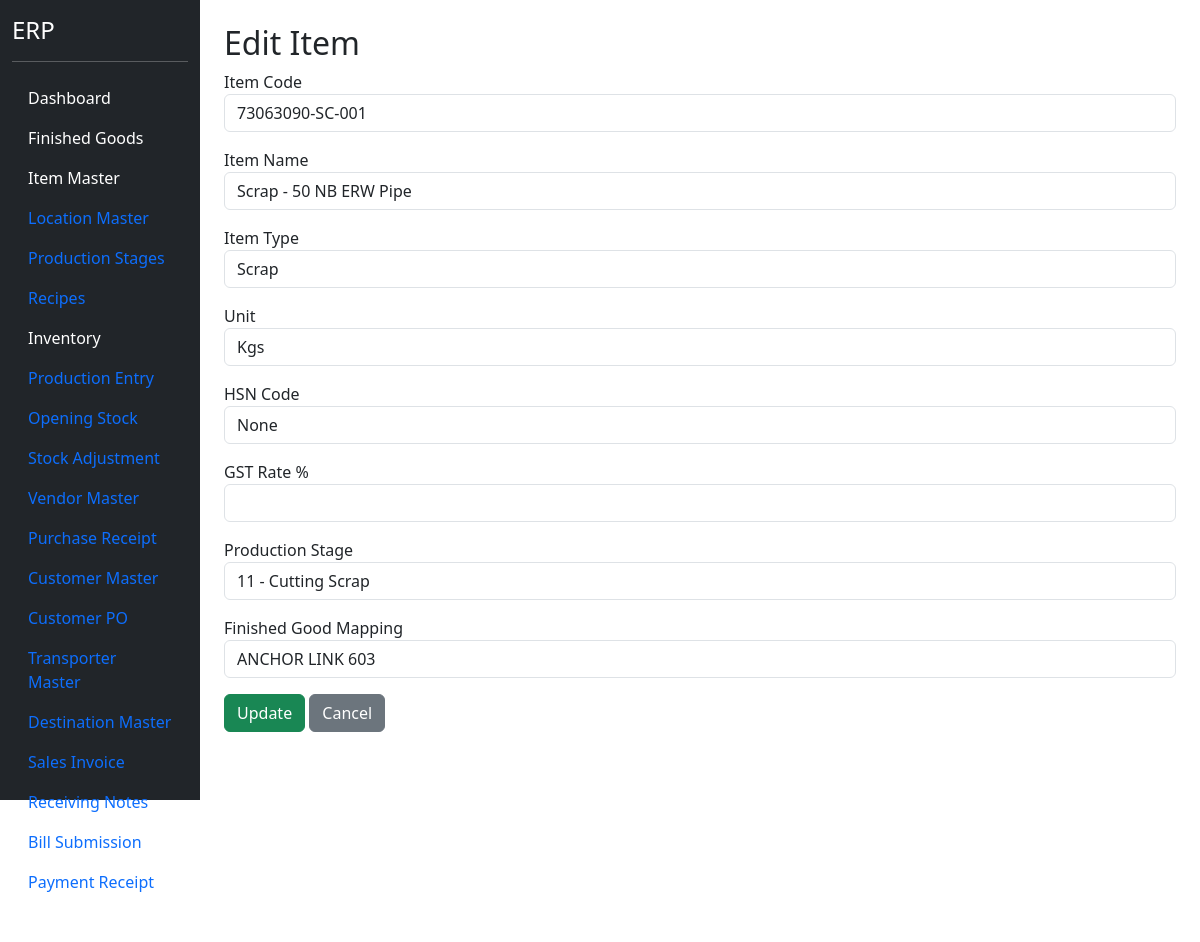
/items/edit/14 (signed in), run on an earlier commit of the app's database.
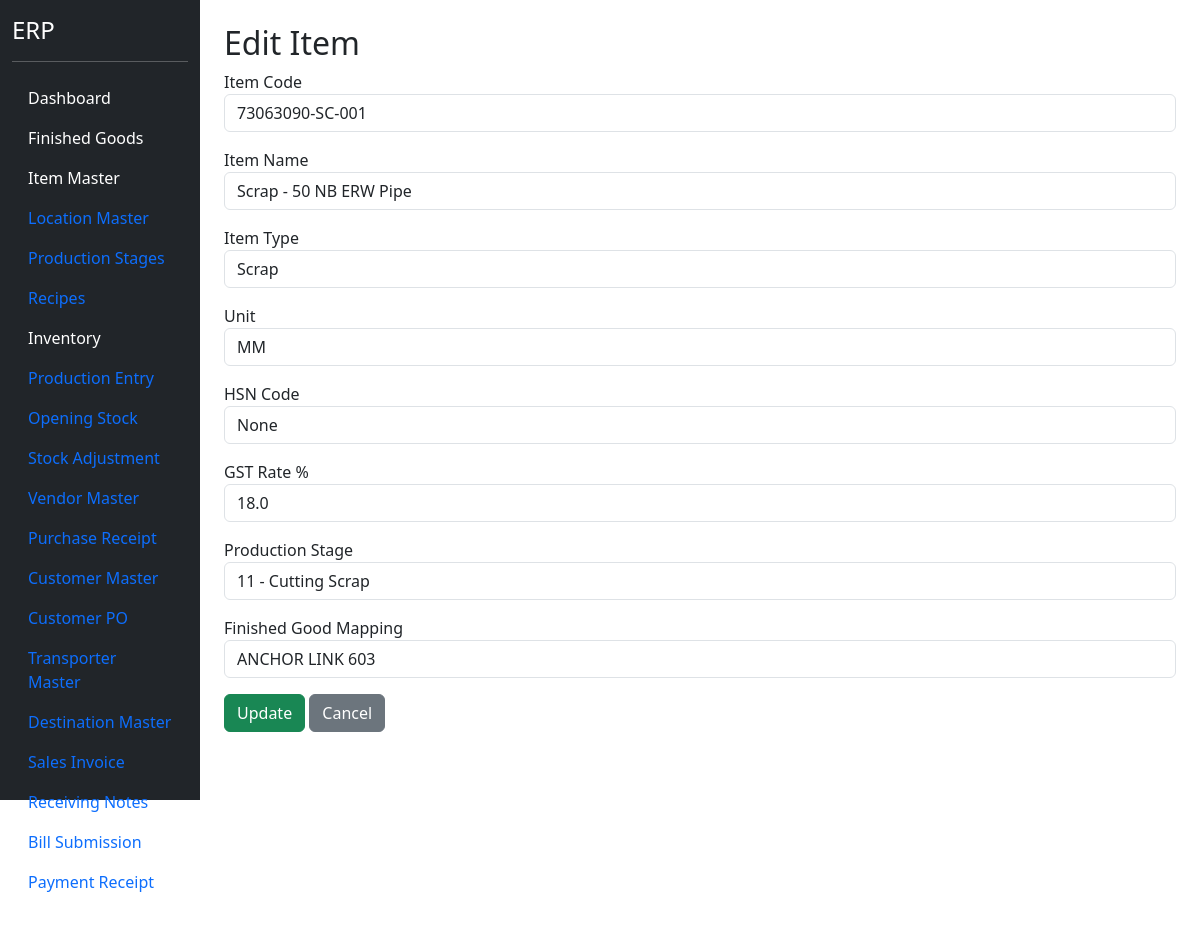
And on a later commit of the database.
### models.py (models this page shows)
class ItemMaster(db.Model):
    __tablename__ = "item_master"
    id = db.Column(db.Integer, primary_key=True)
    item_code = db.Column(
        db.String(50),
        unique=True,
        nullable=False
    )
    item_name = db.Column(
        db.String(255),
        nullable=False
    )
    item_type = db.Column(
        db.String(50),
        nullable=False
    )
    production_stage = db.Column(
    db.String(100)
    )
    production_stage_id = db.Column(
    db.Integer,
    db.ForeignKey(
        "production_stage_master.id"
    ),
    nullable=True
    )
    production_stage_rel = db.relationship(
    "ProductionStageMaster"
    )
    unit = db.Column(
        db.String(20),
        nullable=False
    )
    finished_good_id = db.Column(
    db.Integer,
    db.ForeignKey("finished_goods.id"),
    nullable=True
    )
    hsn_code = db.Column(
    db.String(20)
    )
    gst_rate = db.Column(
    db.Float,
    default=18
    )
    active = db.Column(
        db.Boolean,
        default=True
    )

class ProductionStageMaster(db.Model):
    __tablename__ = "production_stage_master"
    id = db.Column(
        db.Integer,
        primary_key=True
    )
    stage_no = db.Column(
        db.Integer,
        nullable=False
    )
    stage_name = db.Column(
        db.String(100),
        nullable=False
    )
    active = db.Column(
        db.Boolean,
        default=True
    )

class FinishedGood(db.Model):
    __tablename__ = "finished_goods"
    id = db.Column(db.Integer, primary_key=True)
    fg_code = db.Column(
        db.String(50),
        unique=True,
        nullable=False
    )
    fg_name = db.Column(
        db.String(200),
        nullable=False
    )
    pl_number = db.Column(
        db.String(100),
        nullable=True
    )
    uvam_reference = db.Column(
        db.String(500),
        nullable=True
    )
    items = db.relationship(
    "ItemMaster",
    backref="finished_good",
    lazy=True
    )
    active = db.Column(
        db.Boolean,
        default=True
    )

### blueprints/masters/routes.py (the view, shortened to what this page needs)
@masters_bp.route(
    "/items/edit/<int:id>",
    methods=["GET", "POST"]
)
@login_required
def edit_item(id):
    item = ItemMaster.query.get_or_404(id)
    fg_list = FinishedGood.query.order_by(
        FinishedGood.fg_name
    ).all()
    stage_list = ProductionStageMaster.query.order_by(
    ProductionStageMaster.stage_no
    ).all()
    return render_template(
        "edit_item.html",
        item=item,
        fg_list=fg_list,
        stage_list=stage_list
    )

### app.py (called while the page is built)
@login_manager.user_loader
def load_user(user_id):
    return User.query.get(int(user_id))

### templates/edit_item.html (shortened to what this page needs)
{% extends "base.html" %}
{% block content %}
<div class="container mt-4">
<h2>Edit Item</h2>
<form method="POST">
<div class="mb-3">
<label>Item Code</label>
<input
type="text"
name="item_code"
value="{{ item.item_code }}"
class="form-control"
required>
</div>
<div class="mb-3">
<label>Item Name</label>
<input
type="text"
name="item_name"
value="{{ item.item_name }}"
class="form-control"
required>
</div>
<div class="mb-3">
<label>Item Type</label>
<select
name="item_type"
class="form-control">
<option value="Scrap"
{% if item.item_type == "Scrap" %}
selected
{% endif %}>
    Scrap
</option>
</select>
</div>
<div class="mb-3">
<label>Unit</label>
<input
type="text"
name="unit"
value="{{ item.unit }}"
class="form-control">
</div>
<div class="mb-3">
<label>
HSN Code
</label>
<input
    type="text"
    name="hsn_code"
    value="{{ item.hsn_code }}"
    class="form-control">
</div>
<div class="mb-3">
<label>
GST Rate %
</label>
<input
    type="number"
    step="0.01"
    name="gst_rate"
    value="{{ item.gst_rate }}"
    class="form-control">
</div>
<div class="mb-3">
<label>Production Stage</label>
<select
    name="production_stage_id"
    class="form-control">
    {% for stage in stage_list %}
    <option
        value="{{ stage.id }}"
        {% if item.production_stage_id == stage.id %}
        selected
        {% endif %}
    >
        {{ stage.stage_no }} -
    </option>
    {% endfor %}
</select>
</div>
<div class="mb-3">
<label>Finished Good Mapping</label>
<select
    name="finished_good_id"
    class="form-control">
    {% for fg in fg_list %}
    <option
        value="{{ fg.id }}"
        {% if item.finished_good_id == fg.id %}
        selected
        {% endif %}
    >
        {{ fg.fg_name }}
    </option>
    {% endfor %}
</select>
</div>
<button
type="submit"
class="btn btn-success">
Update
</button>
<a
href="/items"
class="btn btn-secondary">
Cancel
</a>
</form>
</div>
{% endblock %}

What changed in the data, as far as the page shows it:
changed ItemMaster "73063090-SC-001": unit "Kgs" → "MM"; gst_rate (not shown) → "18.0"
